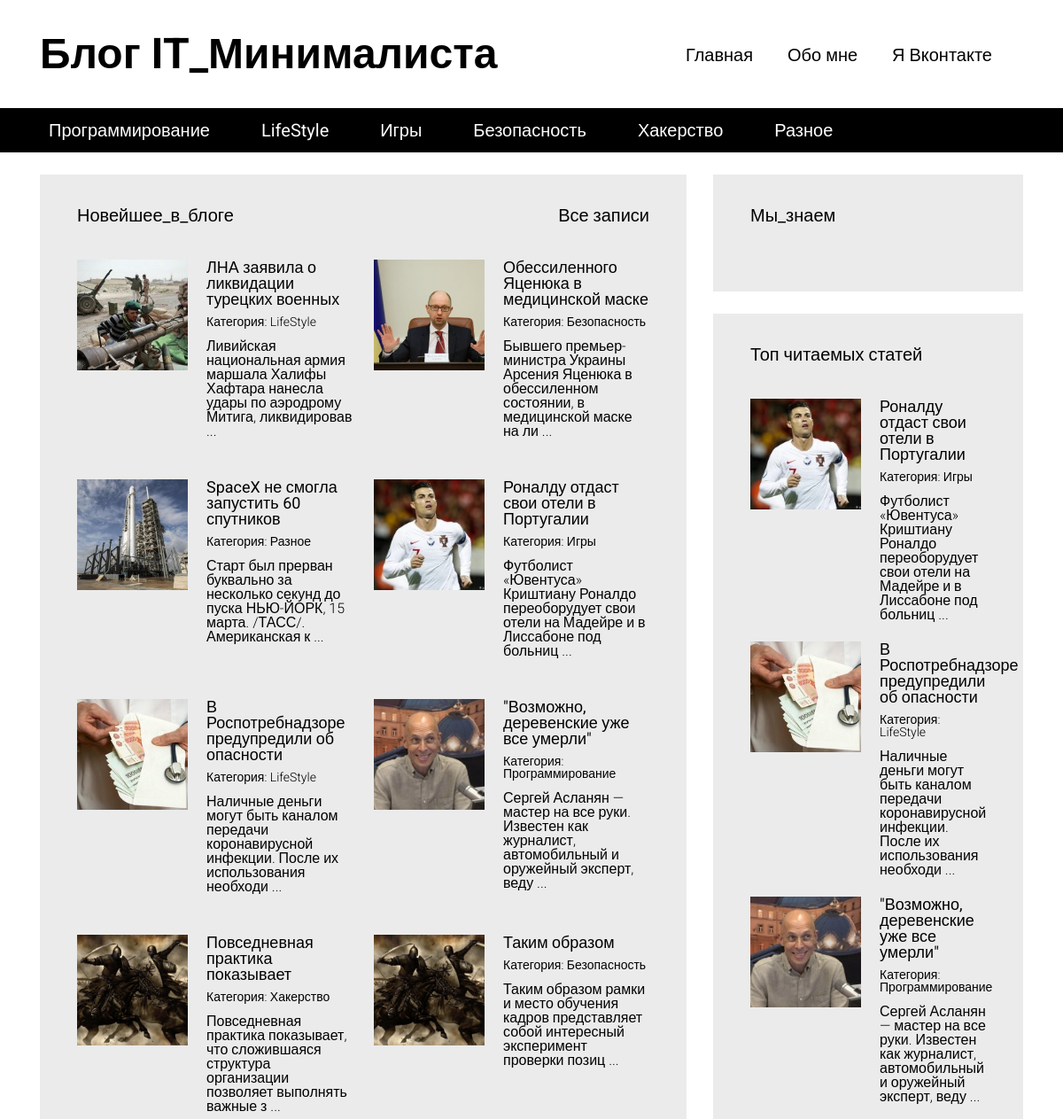
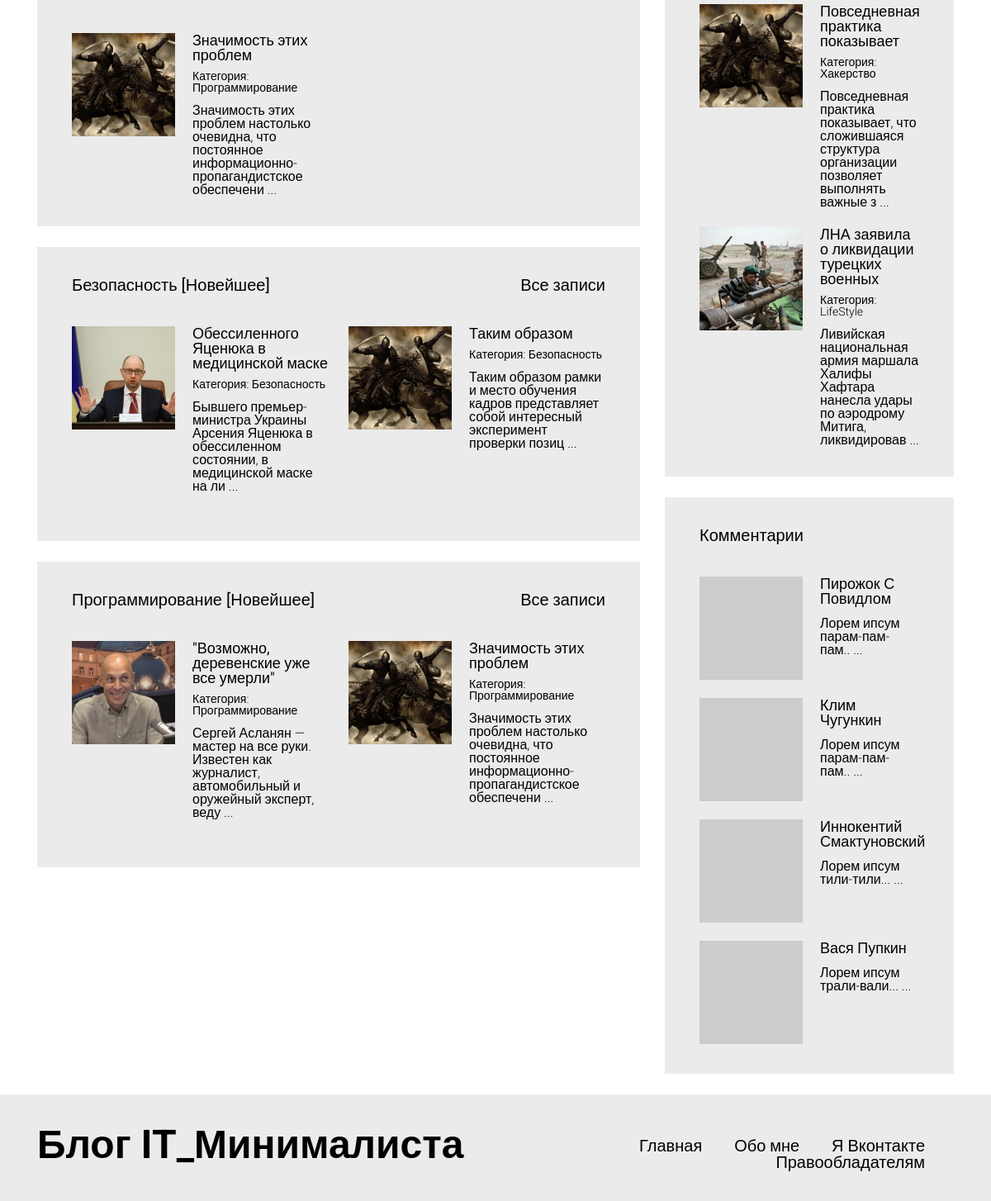
The page / on the database its author committed (2 pictures, top to bottom).
### tables this page shows
CREATE TABLE `articles_categories` (
  `id` int(11) NOT NULL,
  `title` varchar(100) NOT NULL
);

CREATE TABLE `articles` (
  `id` int(11) NOT NULL,
  `title` varchar(255) DEFAULT NULL,
  `image` varchar(100) NOT NULL,
  `text` text DEFAULT NULL,
  `categorie_id` int(11) NOT NULL,
  `pubdate` datetime NOT NULL DEFAULT current_timestamp(),
  `views` int(11) NOT NULL DEFAULT 0
);

CREATE TABLE `comments` (
  `id` int(11) NOT NULL,
  `autor` varchar(100) NOT NULL,
  `nickname` varchar(100) NOT NULL,
  `email` varchar(255) NOT NULL,
  `text` text NOT NULL,
  `pubdate` datetime NOT NULL DEFAULT current_timestamp(),
  `articles_id` int(11) NOT NULL
);

### includes/config.php (called while the page is built, shortened)
<?php
$config = array(
    'title' => 'Блог IT_Минималиста',
    'vk_url' => 'https://vk.com/',
    'db' => array(
        'server' => 'localhost',
        'username' => 'root',
        'password' => '',
        'name' => 'blog'
    )
);

### index.php (the view, shortened to what this page needs)
<?php
require "includes/config.php";
?>
<!DOCTYPE html>
<html lang="en">
<head>
  <link rel="stylesheet" type="text/css" href="/media/assets/bootstrap-grid-only/css/grid12.css">
  <link rel="stylesheet" type="text/css" href="/media/css/style.css">
</head>
<body>
  <div id="wrapper">
  <?php include "includes/header.php"; ?>
    <div id="content">
      <div class="container">
        <div class="row">
          <section class="content__left col-md-8">
            <div class="block">
              <a href="articles.php">Все записи</a>
              <h3>Новейшее_в_блоге</h3>
              <div class="block__content">
                <div class="articles articles__horizontal">
                  <?php
                  $articles = mysqli_query($connection, "SELECT * FROM `articles` ORDER BY `id` DESC LIMIT 10");
                  while ( $art = mysqli_fetch_assoc($articles) )
                  {
                    ?>
                  <article class="article">
                    <div class="article__image" style="background-image: url(/static/images/<?php echo $art['image']; ?>);"></div>
                    <div class="article__info">
                      <a href="article.php?id=<?php echo $art['id']; ?>"><?php echo $art['title']; ?></a>
                      <div class="article__info__meta">
                        <?php
                          $art_cat = false;
                          foreach( $categories as $cat )
                          {
                            if( $cat['id'] == $art['categorie_id'])
                            {
                              $art_cat = $cat;
                            break;
                            }
                          }
                        ?>
                        <small>Категория: <a href="/articles.php?categorie=<?php echo $art_cat['id']; ?>"><?php echo $art_cat['title']; ?></a></small>
                      </div>
                      <div class="article__info__preview"><?php echo mb_substr(strip_tags($art['text']), 0, 100, 'utf-8') . ' ...';  ?></div>
                    </div>
                  </article>
                    <?php
                  }
                  ?>
                </div>
              </div>
            </div>
            <div class="block">
              <a href="/articles.php?categorie=4">Все записи</a>
              <h3>Безопасность [Новейшее]</h3>
              <div class="block__content">
                <div class="articles articles__horizontal">
                <?php
                  $articles = mysqli_query($connection, "SELECT * FROM `articles` WHERE `categorie_id` = 4 ORDER BY `id` DESC LIMIT 10");
                  while ( $art = mysqli_fetch_assoc($articles) )
                  {
                    ?>
                  <article class="article">
                    <div class="article__image" style="background-image: url(/static/images/<?php echo $art['image']; ?>);"></div>
                    <div class="article__info">
                      <a href="article.php?id=<?php echo $art['id']; ?>"><?php echo $art['title']; ?></a>
                      <div class="article__info__meta">
                        <?php
                          $art_cat = false;
                          foreach( $categories as $cat )
                          {
                            if( $cat['id'] == $art['categorie_id'])
                            {
                              $art_cat = $cat;
                            break;
                            }
                          }
                        ?>
                        <small>Категория: <a href="/articles.php?categorie=<?php echo $art_cat['id']; ?>"><?php echo $art_cat['title']; ?></a></small>
                      </div>
                      <div class="article__info__preview"><?php echo mb_substr(strip_tags($art['text']), 0, 100, 'utf-8') . ' ...';  ?></div>
                    </div>
                  </article>
                    <?php
                  }
                  ?>
                </div>
              </div>
            </div>
            <div class="block">
              <a href="/articles.php?categorie=1">Все записи</a>
              <h3>Программирование [Новейшее]</h3>
              <div class="block__content">
                <div class="articles articles__horizontal">
                <?php
                  $articles = mysqli_query($connection, "SELECT * FROM `articles` WHERE `categorie_id` = 1 ORDER BY `id` DESC LIMIT 10");
                  while ( $art = mysqli_fetch_assoc($articles) )
                  {
                    ?>
                  <article class="article">
                    <div class="article__image" style="background-image: url(/static/images/<?php echo $art['image']; ?>);"></div>
                    <div class="article__info">
                      <a href="article.php?id=<?php echo $art['id']; ?>"><?php echo $art['title']; ?></a>
                      <div class="article__info__meta">
                        <?php
                          $art_cat = false;
                          foreach( $categories as $cat )
                          {
                            if( $cat['id'] == $art['categorie_id'])
                            {
                              $art_cat = $cat;
                            break;
                            }
                          }
                        ?>
                        <small>Категория: <a href="/articles.php?categorie=<?php echo $art_cat['id']; ?>"><?php echo $art_cat['title']; ?></a></small>
                      </div>
                      <div class="article__info__preview"><?php echo mb_substr(strip_tags($art['text']), 0, 100, 'utf-8') . ' ...';  ?></div>
                    </div>
                  </article>
                    <?php
                  }
                  ?>
                </div>
              </div>
            </div>
          </section>
          <section class="content__right col-md-4">
                <?php  include "includes/sidebar.php"; ?>
          </section>
        </div>
      </div>
    </div>
    <?php include "includes/footer.php"; ?>
  </div>
</body>
</html>

### includes/header.php
<header id="header">
    <div class="header__top">
    <div class="container">
        <div class="header__top__logo">
        <h1><?php echo $config['title']; ?></h1>
        </div>
        <nav class="header__top__menu">
        <ul>
            <li><a href="/">Главная</a></li>
            <li><a href="/pages/about_me.php">Обо мне</a></li>
            <li><a href="<?php echo $config['vk_url']; ?>">Я Вконтакте</a></li>
        </ul>
        </nav>
    </div>
    </div>
    <?php
        $categories = mysqli_query($connection, "SELECT * FROM `articles_categories`");
    ?>
    <div class="header__bottom">
    <div class="container">
        <nav>
        <ul>
            <?php
                while( $cat = mysqli_fetch_assoc($categories) )
                {
                    ?>
                    <li><a href="/articles.php?categorie=<?php echo $cat['id']; ?>"><?php echo $cat['title']; ?></a></li>
                    <?php
                }
            ?>
        </ul>
        </nav>
    </div>
    </div>
</header>

### includes/sidebar.php (shortened to what this page needs)
<div class="block">
    <h3>Мы_знаем</h3>
    <div class="block__content">
    </div>
</div>
<div class="block">
    <h3>Топ читаемых статей</h3>
    <div class="block__content">
    <div class="articles articles__vertical">
    <?php
        $articles = mysqli_query($connection, "SELECT * FROM `articles` ORDER BY `views` DESC LIMIT 5");
        while ( $art = mysqli_fetch_assoc($articles) )
        {
        ?>
        <article class="article">
        <div class="article__image" style="background-image: url(/static/images/<?php echo $art['image']; ?>);"></div>
        <div class="article__info">
            <a href="article.php?id=<?php echo $art['id']; ?>"><?php echo $art['title']; ?></a>
            <div class="article__info__meta">
            <?php
                $art_cat = false;
                foreach( $categories as $cat )
                {
                if( $cat['id'] == $art['categorie_id'])
                {
                    $art_cat = $cat;
                break;
                }
                }
            ?>
            <small>Категория: <a href="/articles.php?categorie=<?php echo $art_cat['id']; ?>"><?php echo $art_cat['title']; ?></a></small>
            </div>
            <div class="article__info__preview"><?php echo mb_substr(strip_tags($art['text']), 0, 100, 'utf-8') . ' ...';  ?></div>
        </div>
        </article>
        <?php
        }
        ?>
    </div>
    </div>
</div>
<div class="block">
    <h3>Комментарии</h3>
    <div class="block__content">
    <div class="articles articles__vertical">
    <?php
        $comments = mysqli_query($connection, "SELECT * FROM `comments` ORDER BY `id` DESC LIMIT 5");
        while ( $comment = mysqli_fetch_assoc($comments) )
        {
        ?>
        <article class="article">
        <div class="article__image" style="background-image: url(https://s.gravatar.com/avatar/<?php echo md5($comment['email']); ?>?s=80);"></div>
        <div class="article__info">
            <a href="article.php?id=<?php echo $comment['articles_id']; ?>"><?php echo $comment['autor']; ?></a>
            <div class="article__info__preview"><?php echo mb_substr(strip_tags($comment['text']), 0, 100, 'utf-8') . ' ...';  ?></div>
        </div>
        </article>
        <?php
        }
        ?>
    </div>
    </div>
</div>

### media/css/style.css (style rules this page uses)
html, body, div, span, applet, object, iframe, h1, h2, h3, h4, h5, h6, p, blockquote, pre, a, abbr, acronym, address, big, cite, code, del, dfn, em, img, ins, kbd, q, s, samp, small, strike, strong, sub, sup, tt, var, b, u, i, center, dl, dt, dd, ol, ul, li, fieldset, form, label, legend, table, caption, tbody, tfoot, thead, tr, th, td, article, aside, canvas, details, embed, figure, figcaption, footer, header, hgroup, menu, nav, output, ruby, section, summary, time, mark, audio, video { margin: 0; padding: 0; border: 0; font-size: 100%; font: inherit; vertical-align: baseline; }
article, aside, details, figcaption, figure, footer, header, hgroup, menu, nav, section { display: block; }
body { line-height: 1; }
ol, ul { list-style: none; }
h1 { font-size: 48px; font-weight: bold; }
h3 { font-size: 20px; font-weight: bold; }
body { font-family: 'Roboto', sans-serif; }
#header { margin-bottom: 25px; }
#header .header__top { padding: 37px 0; }
#header .header__top .header__top__logo { float: left; }
#header .header__top .header__top__menu { padding-top: 15px; text-align: right; }
#header .header__top .header__top__menu ul > li { display: inline-block; margin-right: 35px; }
#header .header__top .header__top__menu ul > li > a { font-size: 20px; text-decoration: none; color: black; }
#header .header__bottom { height: 50px; background-color: black; line-height: 50px; }
#header .header__bottom nav ul > li { display: inline-block; margin-right: 34px; }
#header .header__bottom nav ul > li > a { color: white; font-size: 20px; text-decoration: none; padding: 3px 10px; }
.block { background-color: #ebebeb; padding: 36px 42px; margin-bottom: 25px; }
.block > h3 { font-weight: normal; }
.block > a { float: right; font-size: 20px; color: black; text-decoration: none; font-weight: 300; }
.block .block__content { padding-top: 40px; }
.articles.articles__horizontal { font-size: 0; margin: -12px; }
.articles.articles__horizontal .article { margin-bottom: 22px; display: inline-block; vertical-align: top; width: 50%; font-size: 16px; padding: 12px; }
.articles.articles__vertical .article { margin-bottom: 22px; }
.articles .article:last-child { margin-bottom: 0; }
.articles .article:after { visibility: hidden; display: block; font-size: 0; content: " "; clear: both; height: 0; }
.articles .article .article__image { width: 125px; height: 125px; overflow: hidden; background-color: black; float: left; background-repeat: no-repeat; background-size: cover; background-position: center center; }
.articles .article .article__info { margin-left: 125px; padding-left: 21px; }
.articles .article .article__info > a { color: black; font-size: 18px; font-weight: normal; text-decoration: none; }
.articles .article .article__info > .article__info__meta { font-size: 14px; font-weight: 300; margin-top: 9px; margin-bottom: 13px; }
.articles .article .article__info > .article__info__meta a { color: black; text-decoration: none; }
.articles .article .article__info > .article__info__preview { font-size: 16px; font-weight: 300; }

### rows shown on the page
articles_categories: title "Программирование"
articles_categories: title "LifeStyle"
articles_categories: title "Игры"
articles_categories: title "Безопасность"
articles_categories: title "Хакерство"
articles_categories: title "Разное"
articles: image (picture), title "ЛНА заявила о ликвидации турецких военных", text "Ливийская национальная армия маршала Халифы Хафтара нанесла удары по аэродрому Митига, ликвидировав"
articles: image (picture), title "Обессиленного Яценюка в медицинской маске", text "Бывшего премьер-министра Украины Арсения Яценюка в обессиленном состоянии, в медицинской маске на ли"
articles: image (picture), title "SpaceX не смогла запустить 60 спутников", text "Старт был прерван буквально за несколько секунд до пуска НЬЮ-ЙОРК, 15 марта. /ТАСС/. Американская к"
articles: image (picture), title "Роналду отдаст свои отели в Португалии", text "Футболист «Ювентуса» Криштиану Роналдо переоборудует свои отели на Мадейре и в Лиссабоне под больниц"
articles: image (picture), title "В Роспотребнадзоре предупредили об опасности", text "Наличные деньги могут быть каналом передачи коронавирусной инфекции. После их использования необходи"
articles: image (picture), title "\"Возможно, деревенские уже все умерли\"", text "Сергей Асланян — мастер на все руки. Известен как журналист, автомобильный и оружейный эксперт, веду"
articles: image (picture), title "Повседневная практика показывает", text "Повседневная практика показывает, что сложившаяся структура организации позволяет выполнять важные з"
articles: image (picture), title "Таким образом", text "Таким образом рамки и место обучения кадров представляет собой интересный эксперимент проверки позиц"
articles: image (picture), title "Значимость этих проблем", text "Значимость этих проблем настолько очевидна, что постоянное информационно-пропагандистское обеспечени"
comments: autor "Пирожок С Повидлом", text "Лорем ипсум парам-пам-пам.."
comments: autor "Клим Чугункин", text "Лорем ипсум парам-пам-пам.."
comments: autor "Иннокентий Смактуновский", text "Лорем ипсум тили-тили..."
comments: autor "Вася Пупкин", text "Лорем ипсум трали-вали..."

### other values the page prints
$config['title'] "Блог IT_Минималиста"
